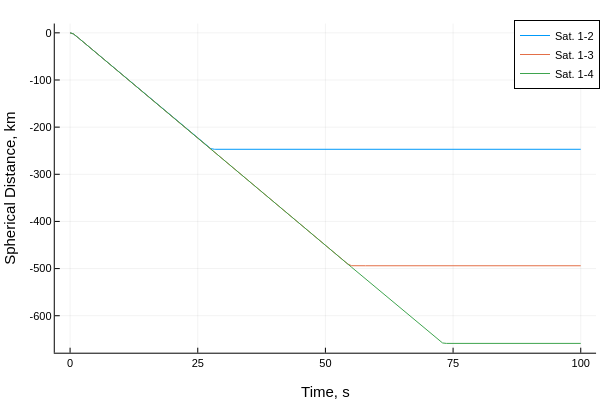

The code cell stored with this chart in its notebook:
### Code cell
plot(thist,a_mks*Ωhist[2:end,:],label=permutedims(mylabel))
plot!(xlabel="Time, s", ylabel = "Spherical Distance, km")

### Figure 1 — Plotly figure (JSON) as saved in the notebook; plotly's stock layout.template omitted (floating-point values rounded to 4 significant figures; data arrays with more than 128 entries replaced by an {"elided": "..."} marker saying what was removed)
{"data": [{"colorbar": {"title": ""}, "legendgroup": "Sat. 1-2", "line": {"color": "rgba(0, 154, 250, 1.000)", "dash": "solid", "shape": "linear", "width": 1}, "mode": "lines", "name": "Sat. 1-2", "showlegend": true, "type": "scatter", "x": {"elided": "1001 float values"}, "xaxis": "x", "y": {"elided": "1001 float values"}, "yaxis": "y", "zmax": null, "zmin": null}, {"colorbar": {"title": ""}, "legendgroup": "Sat. 1-3", "line": {"color": "rgba(227, 111, 71, 1.000)", "dash": "solid", "shape": "linear", "width": 1}, "mode": "lines", "name": "Sat. 1-3", "showlegend": true, "type": "scatter", "x": {"elided": "1001 float values"}, "xaxis": "x", "y": {"elided": "1001 float values"}, "yaxis": "y", "zmax": null, "zmin": null}, {"colorbar": {"title": ""}, "legendgroup": "Sat. 1-4", "line": {"color": "rgba(62, 164, 78, 1.000)", "dash": "solid", "shape": "linear", "width": 1}, "mode": "lines", "name": "Sat. 1-4", "showlegend": true, "type": "scatter", "x": {"elided": "1001 float values"}, "xaxis": "x", "y": {"elided": "1001 float values"}, "yaxis": "y", "zmax": null, "zmin": null}], "layout": {"annotations": [], "height": 400, "legend": {"bgcolor": "rgba(255, 255, 255, 1.000)", "bordercolor": "rgba(0, 0, 0, 1.000)", "borderwidth": 1, "font": {"color": "rgba(0, 0, 0, 1.000)", "family": "sans-serif", "size": 11}, "title": {"font": {"color": "rgba(0, 0, 0, 1.000)", "family": "sans-serif", "size": 15}, "text": ""}, "tracegroupgap": 0, "traceorder": "normal", "x": 1, "xanchor": "auto", "y": 1, "yanchor": "auto"}, "margin": {"b": 20, "l": 0, "r": 0, "t": 20}, "paper_bgcolor": "rgba(255, 255, 255, 1.000)", "plot_bgcolor": "rgba(255, 255, 255, 1.000)", "showlegend": true, "width": 600, "xaxis": {"anchor": "y", "domain": [0.09128, 0.9934], "gridcolor": "rgba(0, 0, 0, 0.100)", "gridwidth": 0.5, "linecolor": "rgba(0, 0, 0, 1.000)", "mirror": false, "range": [-3, 103], "showgrid": true, "showline": true, "showticklabels": true, "tickangle": 0, "tickcolor": "rgb(0, 0, 0)", "tickfont": {"color": "rgba(0, 0, 0, 1.000)", "family": "sans-serif", "size": 11}, "tickmode": "array", "ticks": "inside", "ticktext": ["0", "25", "50", "75", "100"], "tickvals": [0, 25, 50, 75, 100], "title": "Time, s", "titlefont": {"color": "rgba(0, 0, 0, 1.000)", "family": "sans-serif", "size": 15}, "type": "-", "visible": true, "zeroline": false, "zerolinecolor": "rgba(0, 0, 0, 1.000)"}, "yaxis": {"anchor": "x", "domain": [0.07581, 0.9902], "gridcolor": "rgba(0, 0, 0, 0.100)", "gridwidth": 0.5, "linecolor": "rgba(0, 0, 0, 1.000)", "mirror": false, "range": [-678.4, 19.72], "showgrid": true, "showline": true, "showticklabels": true, "tickangle": 0, "tickcolor": "rgb(0, 0, 0)", "tickfont": {"color": "rgba(0, 0, 0, 1.000)", "family": "sans-serif", "size": 11}, "tickmode": "array", "ticks": "inside", "ticktext": ["-600", "-500", "-400", "-300", "-200", "-100", "0"], "tickvals": [-600, -500, -400, -300, -200, -100, 0], "title": "Spherical Distance, km", "titlefont": {"color": "rgba(0, 0, 0, 1.000)", "family": "sans-serif", "size": 15}, "type": "-", "visible": true, "zeroline": false, "zerolinecolor": "rgba(0, 0, 0, 1.000)"}}}
